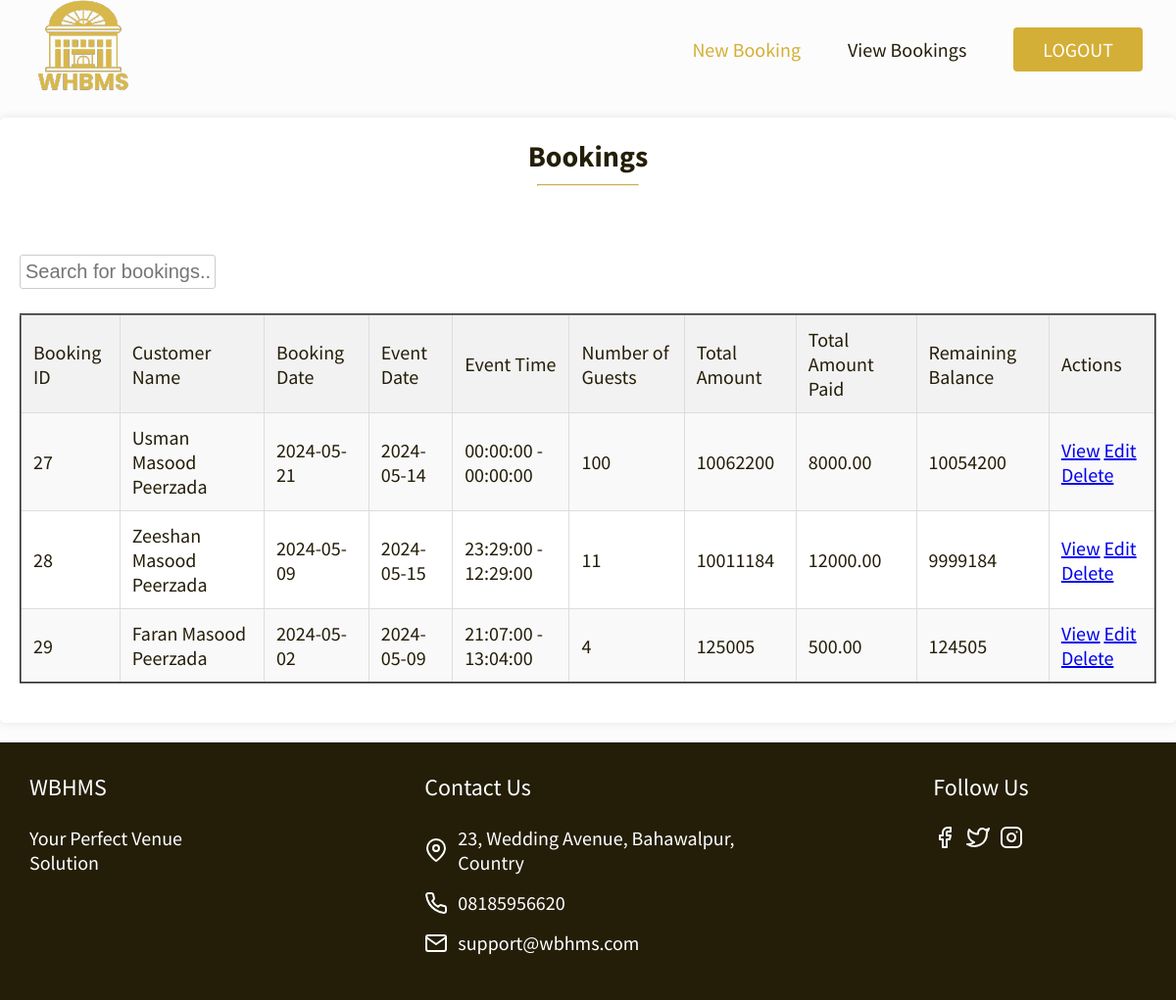
The app's page /view_bookings.php (signed in) with its own data.
### tables this page shows
CREATE TABLE `bookings` (
  `id` int(11) NOT NULL,
  `booking_date` date DEFAULT NULL,
  `event_date` date DEFAULT NULL,
  `event_start_time` time DEFAULT NULL,
  `event_end_time` time DEFAULT NULL,
  `event_purpose` text DEFAULT NULL,
  `customer_name` varchar(255) DEFAULT NULL,
  `mobile_number` varchar(20) DEFAULT NULL,
  `cnic` varchar(20) DEFAULT NULL,
  `address` text DEFAULT NULL,
  `hall_selection` varchar(255) DEFAULT NULL,
  `mains` text DEFAULT NULL,
  `rice` text DEFAULT NULL,
  `barbq` text DEFAULT NULL,
  `sweet_dishes` text DEFAULT NULL,
  `salad` text DEFAULT NULL,
  `naan_roti` text DEFAULT NULL,
  `raita` text DEFAULT NULL,
  `drinks` text DEFAULT NULL,
  `extras` text DEFAULT NULL,
  `ac_charges` decimal(10,2) DEFAULT NULL,
  `stage_decoration` decimal(10,2) DEFAULT NULL,
  `no_of_guests` int(11) DEFAULT NULL,
  `dj` decimal(10,2) DEFAULT NULL,
  `photography` decimal(10,2) DEFAULT NULL,
  `service_charges` decimal(10,2) DEFAULT NULL,
  `other_charges` decimal(10,2) DEFAULT NULL,
  `total_amount` decimal(10,2) DEFAULT NULL,
  `paid_amount` decimal(10,2) DEFAULT NULL,
  `remaining_balance` decimal(10,2) DEFAULT NULL
);

### view_bookings.php (the view, shortened to what this page needs)
<!DOCTYPE html>
<html lang="en">
<head>
	<link rel="stylesheet" href="./assets/css/global-header.css">
	<link rel="stylesheet" href="./assets/css/global-footer.css">
	<link rel="stylesheet" href="./assets/css/rooms-and-suites.css">
</head>
<body>
    <header>
        <div class="header-container">
            <nav class="header-nav-bar">
                <div class="header-nav-logo">
					<a href="index.html">
						<img src="./assets/img/whbms.png"
							alt="whbmslogo">
					</a>
				</div>
                <ul class="header-nav-lists">
                    <li class="header-nav-list">
                        <a class="header-nav-link header-active" href="booking.php">New Booking</a>
                    </li>
                    <li class="header-nav-list"><a class="header-nav-link "
                            href="view_bookings.php">View Bookings</a></li>
                    <li class="header-nav-list"><a class="header-btn header-btn-custom" href="index.php">LOGOUT</a></li>
                </ul>
            </nav>
    </header>
    <main>
    <div class="container">
        <div class="page-header-container">
            <h2 class="page-header">Bookings</h2>
            <hr />
        </div>
        <div class="search-container">
            <input type="text" id="searchInput" onkeyup="filterTable()" placeholder="Search for bookings...">
        </div>
        <br>
        <?php
        include 'config.php';
        $bookings_query = "SELECT * FROM bookings";
        $bookings_result = $conn->query($bookings_query);
        if ($bookings_result->num_rows > 0) {
            echo "<table id='bookingsTable' border='2'>";
            echo "<tr>
                    <th>Booking ID</th>
                    <th>Customer Name</th>
                    <th>Booking Date</th>
                    <th>Event Date</th>
                    <th>Event Time</th>
                    <th>Number of Guests</th>
                    <th>Total Amount</th>
                    <th>Total Amount Paid</th>
                    <th>Remaining Balance</th>
                    <th>Actions</th>
                  </tr>";
            while ($booking_row = $bookings_result->fetch_assoc()) {
                $total_food_amount = 0;
                $selected_mains = explode(", ", $booking_row['mains']);
                foreach ($selected_mains as $item) {
                    $dish_query = "SELECT * FROM mains WHERE dish_name = '$item'";
                    $dish_result = $conn->query($dish_query);
                    if ($dish_result->num_rows > 0) {
                        $row = $dish_result->fetch_assoc();
                        $total_charges = $row['price'] * $booking_row['no_of_guests'];
                        $total_food_amount += $total_charges;
                    }
                }
                $selected_rice = explode(", ", $booking_row['rice']);
                foreach ($selected_rice as $item) {
                    $dish_query = "SELECT * FROM rice WHERE dish_name = '$item'";
                    $dish_result = $conn->query($dish_query);
                    if ($dish_result->num_rows > 0) {
                        $row = $dish_result->fetch_assoc();
                        $total_charges = $row['price'] * $booking_row['no_of_guests'];
                        $total_food_amount += $total_charges;
                    }
                }
                $total_amount = $total_food_amount + $booking_row['ac_charges'] + $booking_row['stage_decoration'] + $booking_row['photography'] + $booking_row['dj'] + $booking_row['service_charges'] + $booking_row['other_charges'];
                $remaining_balance = $total_amount - $booking_row['paid_amount'];
                echo "<tr>
                        <td>{$booking_row['id']}</td>
                        <td>{$booking_row['customer_name']}</td>
                        <td>{$booking_row['booking_date']}</td>
                        <td>{$booking_row['event_date']}</td>
                        <td>{$booking_row['event_start_time']} - {$booking_row['event_end_time']}</td>
                        <td>{$booking_row['no_of_guests']}</td>
                        <td>$total_amount</td>
                        <td>{$booking_row['paid_amount']}</td>
                        <td>$remaining_balance</td>
                        <td><a href='booking_details.php?booking_id={$booking_row['id']}'>View</a> <a href='edit_booking_details.php?booking_id={$booking_row['id']}'>Edit</a> <a href='delete_booking.php?booking_id={$booking_row['id']}' onclick='return confirm(\"Are you sure you want to delete this booking?\")'>Delete</a></td>
                      </tr>";
            }
            echo "</table>";
        } else {
            echo "No bookings found.";
        }
        ?>
    </div>
</main>
    <footer class="footer">
		<div class="footer-container">
			<nav class="footer-nav">
				<div class="footer-description">
					<h3 class="footer-description-title">WBHMS</h3>
					<p>Your Perfect Venue Solution</p>
				</div>
				<div class="footer-contact-us">
					<h3 class="footer-description-title">Contact Us</h3>
					<p class="footer-description-detail">
						<img src="./assets/img/map-pin.svg" class="footer-description-icon" alt="star hotel location">
						<span>23, Wedding Avenue, Bahawalpur, Country</span>
					<p class="footer-description-detail">
						<img src="./assets/img/phone.svg" class="footer-description-icon" alt="star hotels phone number">
						<span>
					 08185956620</span></p>
					<p class="footer-description-detail">
						<img src="./assets/img/mail.svg" class="footer-description-icon" alt="star hotels email">
						<span>support@wbhms.com</span> </p>
				</div>
				<div class="footer-follow-us">
					<h3 class="footer-description-title">Follow Us</h3>
					<ul class="footer-follow-us-lists">
						<li class="follow-us-list">
							<a href="">
								<img src="./assets/img/facebook.svg" alt="star hotels facebook page">
							</a>
						</li>
						<li class="follow-us-list">
							<a href="">
								<img src="./assets/img/twitter.svg" alt="star hotels twitter page">
							</a>
						</li>
						<li class="follow-us-list">
							<a href="">
								<img src="./assets/img/instagram.svg" alt="star hotels instagram page">
							</a>
						</li>
					</ul>
				</div>
			</nav>
		</div>
	</footer>
</body>
</html>

### assets/css/global-header.css (style rules this page uses)
* { margin: 0; padding: 0; box-sizing: border-box; }
body { font-family: 'Source Sans Pro', sans-serif; background-color: #fcfcfc; }
.header-container { max-width: 1200px; margin: 0 auto; padding: 10px; font-size: 16px; }
.header-nav-lists { display: none; }
.header-nav-list { padding: 0 24px; list-style-type: none; }
.header-nav-bar { display: flex; justify-content: space-between; align-items: center; height: 10vh; }
.header-nav-link { text-decoration: none; color: #241e09; font-size: 20px; }
.header-active { color: #d4af37; }
.header-nav-logo { width: 80px; position: relative; z-index: 11; }
.header-btn { text-decoration: none; }
.header-btn-custom { padding: 10px 30px; width: 133px; height: 48px; border-radius: 4px; background-color: #d4af37; color: #fff; }
@media (min-width: 850px) { .header-nav-lists { display: flex; } }
@media (min-width: 1200px) { * { font-size: 20px; } }

### assets/css/global-footer.css (style rules this page uses)
.footer { background-color: #241e09; color: #fff; min-height: 240px; }
.footer-container { max-width: 1200px; margin: 0 auto; padding: 1.5rem; display: flex; flex-direction: column; justify-content: start; min-height: 240px; font-size: 18px; }
.footer-nav { display: grid; justify-items: start; grid-gap: 70px; grid-template-columns: repeat(auto-fit, minmax(280px, 1fr)); }
.footer-description { max-width: 210px; justify-self: start; }
.footer-description-title { margin-bottom: 24px; font-size: 24px; }
.footer-description-detail { display: flex; align-items: center; margin-bottom: 16px; }
.footer-description-icon { padding-right: 10px; }
.footer-follow-us-lists { display: flex; text-decoration: none; list-style-type: none; }
.follow-us-list { justify-self: start; padding-right: 10px; }
@media (min-width: 768px) { .footer-nav { justify-items: start; } }
@media (min-width: 1200px) { .footer-nav { justify-items: center; } }

### assets/css/rooms-and-suites.css (style rules this page uses)
* { font-size: 20px; font-weight: 400; }
body { font-size: 18px; }
main { color: #241E09; }
.container { max-width: 1200px; margin: 0 auto; padding: 1.5rem; }
.page-header-container { margin-bottom: 70px; }
.page-header { font-weight: bold; font-size: 30px; text-align: center; }
hr { border-top: 1.5px solid #d4af37; width: 104px; margin: 0.5rem auto 1rem; }

### view_bookings.php (style rules this page uses)
.container { max-width: 100%x; margin: 20px auto; padding: 20px; background-color: #fff; border-radius: 5px; box-shadow: 0 0 10px rgba(0, 0, 0, 0.1); }
table { width: 100%; border-collapse: collapse; margin-bottom: 20px; }
th, td { border: 1px solid #ddd; padding: 12px; text-align: left; }
th { background-color: #f2f2f2; }
tr:nth-child(even) { background-color: #f9f9f9; }
input[type="text"] { width: 200px; padding: 5px; border: 1px solid #ccc; border-radius: 3px; box-sizing: border-box; }

### records on screen
bookings: id "27", customer_name "Usman Masood Peerzada", booking_date "2024-05-21", event_date "2024-05-14", event_start_time "00:00:00", event_end_time "00:00:00", no_of_guests "100", total_amount "10062200", paid_amount "8000.00", remaining_balance "10054200"
bookings: id "28", customer_name "Zeeshan Masood Peerzada", booking_date "2024-05-09", event_date "2024-05-15", event_start_time "23:29:00", event_end_time "12:29:00", no_of_guests "11", total_amount "10011184", paid_amount "12000.00", remaining_balance "9999184"
bookings: id "29", customer_name "Faran Masood Peerzada", booking_date "2024-05-02", event_date "2024-05-09", event_start_time "21:07:00", event_end_time "13:04:00", no_of_guests "4", total_amount "125005", paid_amount "500.00", remaining_balance "124505"
